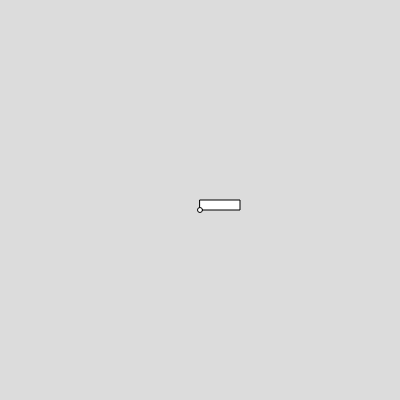
Frame 1 (no input)
Frame 60 (no input): identical to frame 1, image omitted
Frame 120 (the mouse pressed at the canvas centre since frame 60): identical to frame 1, image omitted

The p5.js sketch that drew this single still picture (run headless with seeded random() and noise() and a simulated clock; from frame 60 on, the mouse is pressed at the canvas centre):

// p5.js sketch
// ── sketch.js
let carObject;

let levels = [];


function setup() {
  createCanvas(400, 400);
  carObject = {
    width: 40,
    height: 10,
    wheelSize:5
  }


  levels = [
    {name: "intro"}, 
    {name: "level1"}
  ]
}

function draw() {
  background(220);
  rect(200,200, carObject.width, carObject.height);
  ellipse(200, 200+carObject.height,carObject.wheelSize);

  console.log(levels[0].name);
}
